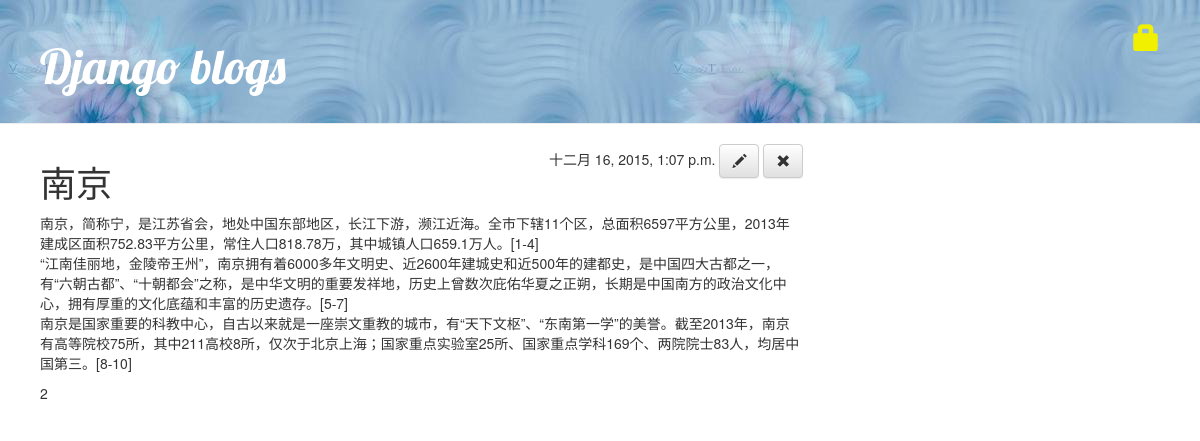
Screenshot of /article/2/ with the database file from the repository.
### blog/models.py (models this page shows, shortened)
class Article(models.Model):
    author = models.ForeignKey(User)
    title = models.CharField(max_length=200)
    text = models.TextField()
    image=models.ImageField(null=True)
    created_date = models.DateTimeField(default=timezone.now)
    published_date = models.DateTimeField(blank=True, null=True)

### blog/views.py (the view)
# urls.py: url(r'^article/(?P<pk>[0-9]+)/$',views.article_detail),
def article_detail(request,pk):
    article=get_object_or_404(Article,pk=pk)
    return render(request,'blog/article_detail.html',{'article':article})

### blog/templates/blog/article_detail.html (shortened to what this page needs)
<!DOCTYPE html>
{% extends 'blog/base.html' %}
{% block content %}
    <div style="float:right" class="data">
    {% if article.published_date %}
        {{ article.published_date }}
    {% else %}
        <a class="btn btn-default" href="{% url 'blog.views.article_publish' pk=article.pk %}">P<span class="glyphicon glyphicon-pencil"></span></a>
    {% endif %}
        <a class="btn btn-default" href="{% url 'article_edit' pk=article.pk %}"><span class="glyphicon glyphicon-pencil"></span></a>
        <a class="btn btn-default" href="{% url 'article_remove' pk=article.pk %}"><span class="glyphicon glyphicon-remove"></span></a>
    </div>
    <h1>{{ article.title }}</h1>
    <p>{{ article.text|linebreaks }}</p>
    <p>{{ article.image }}</p>
{% endblock %}

### static/css/blog.css (style rules this page uses)
h1, h2, h3, h4 { font-family: 'Lobster', cursive; }

### rows the page displays
Article: published_date "十二月 16, 2015, 1:07 p.m.", title "南京", text "南京，简称宁，是江苏省会，地处中国东部地区，长江下游，濒江近海。全市下辖11个区，总面积6597平方公里，2013年建成区面积752.83平方公里，常住人口818.78万，其中城镇人口659.1万人。[1-4] “江南佳丽地，金陵帝王州”，南京拥有着6000多年文明史、近2600年建城史和近500年的建都史，是中国四大古都之一，有“六朝古都”、“十朝都会”之称，是中华文明的重要发祥地，历史上曾数次庇佑华夏之正朔，长期是中国南方的政治文化中心，拥有厚重的文化底蕴和丰富的历史遗存。[5-7] 南京是国家重要的科教中心，自古以来就是一座崇文重教的城市，有“天下文枢”、“东南第一学”的美誉。截至2013年，南京有高等院校75所，其中211高校8所，仅次于北京上海；国家重点实验室25所、国家重点学科169个、两院院士83人，均居中国第三。[8-10]", image "2"
